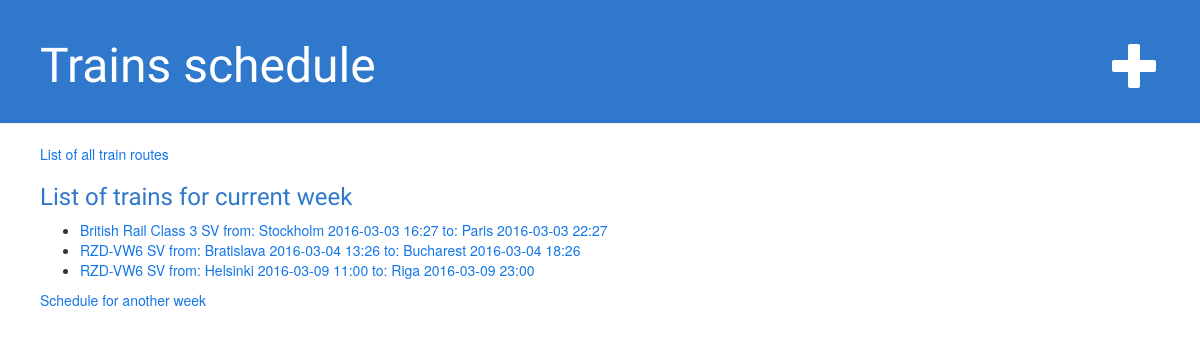
/schedule/, run on an earlier commit of the app's database.
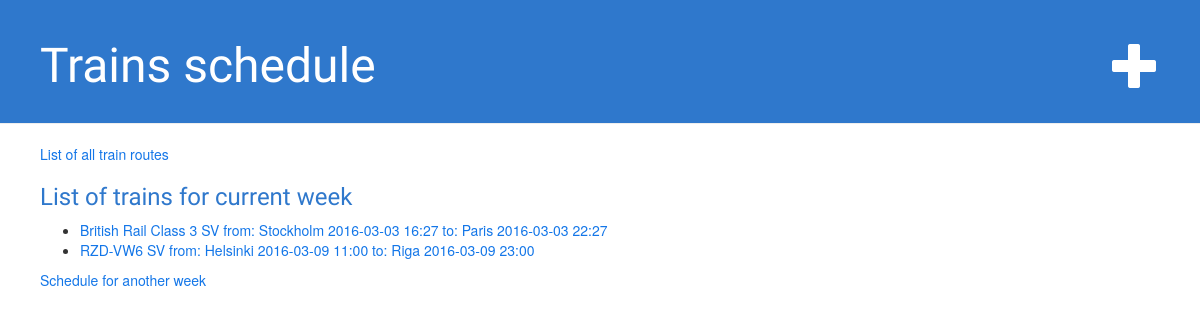
And on a later commit of the database.
### trains_schedule/models.py (models this page shows, shortened)
class Schedule(models.Model):
    departure_city = models.ForeignKey(City, related_name='s_departure_city_name')
    destination_city = models.ForeignKey(City, related_name='s_destination_city_name')
    departure_date = models.DateTimeField('date of departure')
    destination_date = models.DateTimeField('date of arriving')
    train = models.ForeignKey(Train)
    def display_name(self):
        return u'{} from: {} {} to: {} {}'.format(self.train, self.departure_city,
                                                  self.departure_date.strftime("%Y-%m-%d %H:%M"),
                                                  self.destination_city,
                                                  self.destination_date.strftime("%Y-%m-%d %H:%M"))

class Train(models.Model):
    train_model = models.CharField(max_length=20)
    train_type = models.CharField(max_length=10)
    train_type_description = models.CharField(max_length=100)
    train_capacity = models.IntegerField(default=0)
    def __unicode__(self):
        return u'{} {}'.format(self.train_model, self.train_type)

class City(models.Model):
    city_name = models.CharField(max_length=60)
    def trip_count(self):
        """
        Используется на форме администратора для отображения количества маршрутов в/из города
        """
        return self.s_departure_city_name.count() + self.s_destination_city_name.count()
    trip_count.short_description = 'Number of routes in/out of the city'
    def __unicode__(self):
        return u'{}'.format(self.city_name)

### trains_schedule/views.py (the view)
def index(request):
    latest_schedule_list = Schedule.objects.filter(departure_date__gte=timezone.now(),
                                                   departure_date__lte=timezone.now() +
                                                   datetime.timedelta(days=7)).order_by('departure_date')
    context = {'latest_schedule_list': latest_schedule_list}
    return render(request, 'trains_schedule/index.html', context)

### trains_schedule/templates/trains_schedule/index.html
{% extends 'trains_schedule/base.html' %}
{% block content %}
    <a href="{% url 'all_route' %}">List of all train routes</a>
    <h3>List of trains for current week</h3>
    {% if latest_schedule_list %}
        <ul>
        {% for train_route in latest_schedule_list %}
            <li><a href="{% url 'detail' train_route.id %}">{{ train_route.display_name }}</a></li>
        {% endfor %}
        </ul>
    {% else %}
        <p>No schedule are available.</p>
    {% endif %}
    <a href="{% url 'weeks_schedule' %}">Schedule for another week</a>
{% endblock content %}

What changed in the data, as far as the page shows it:
removed Schedule: display_name "RZD-VW6 SV from: Bratislava 2016-03-04 13:26 to: Bucharest 2016-03-04 18:26"
